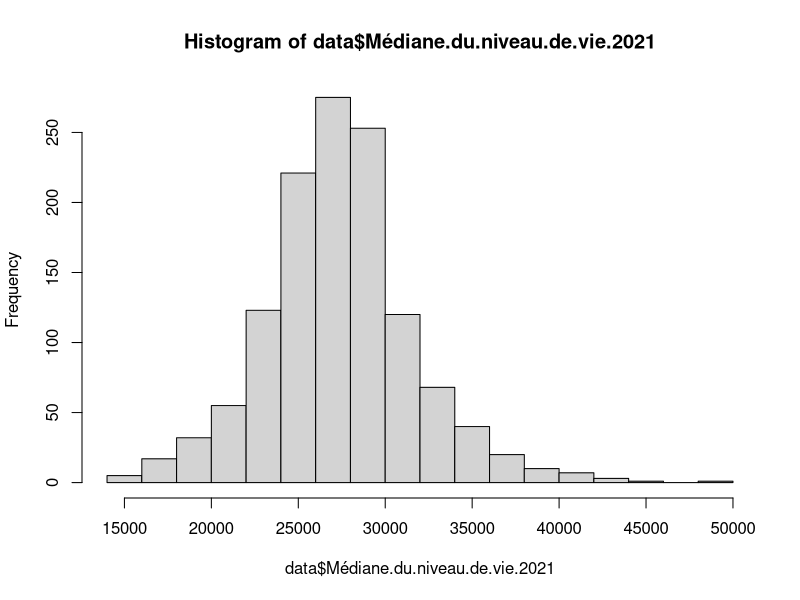
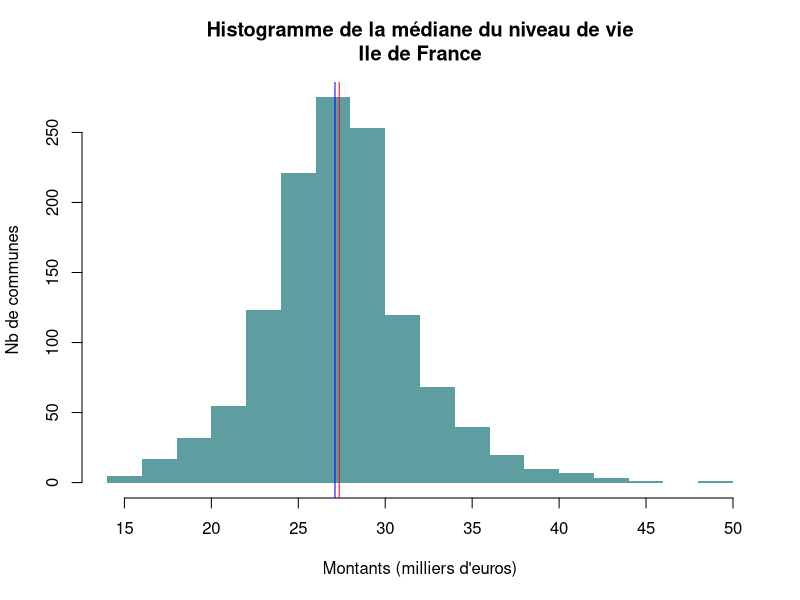
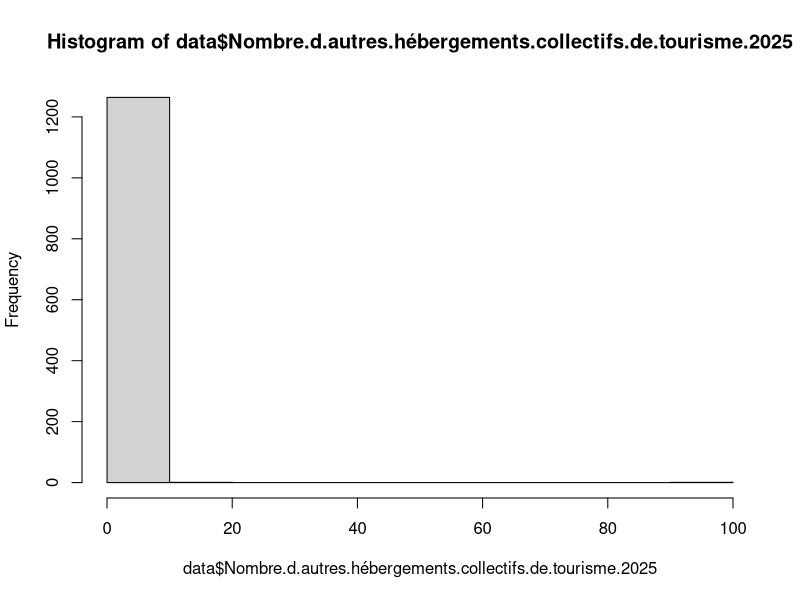
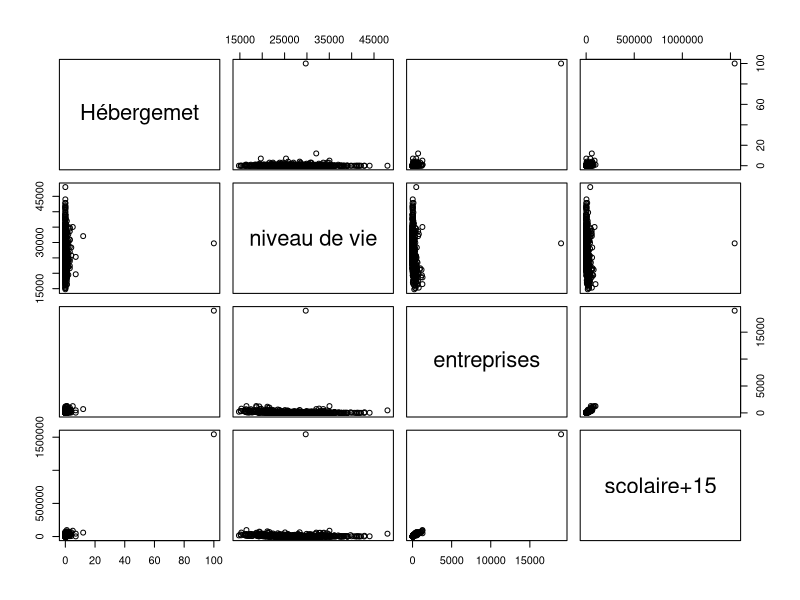
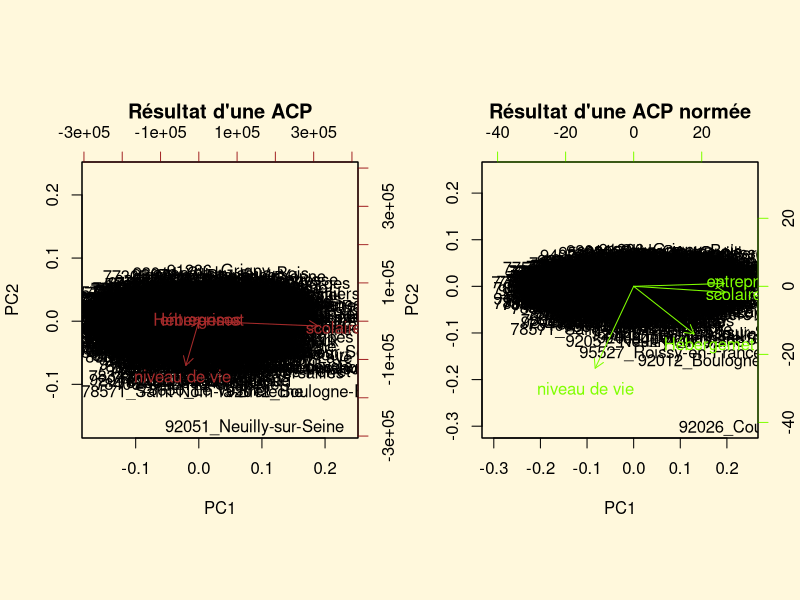
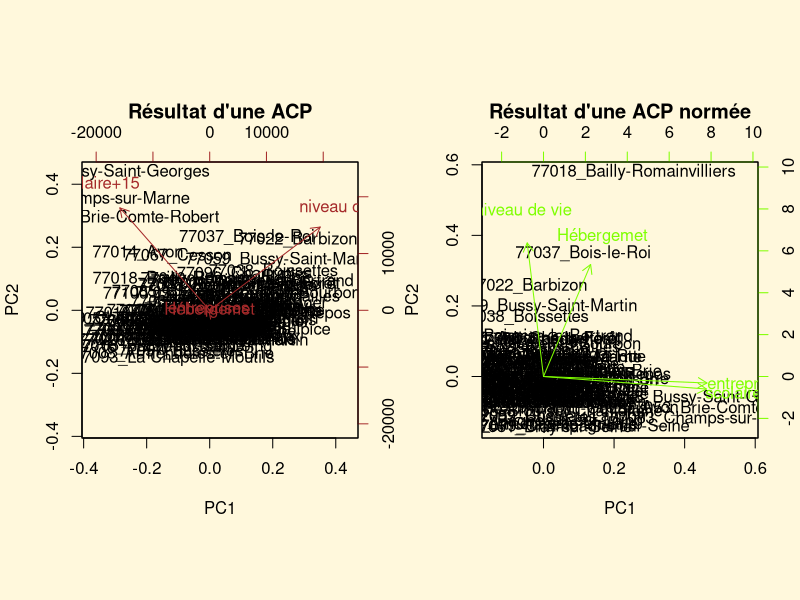
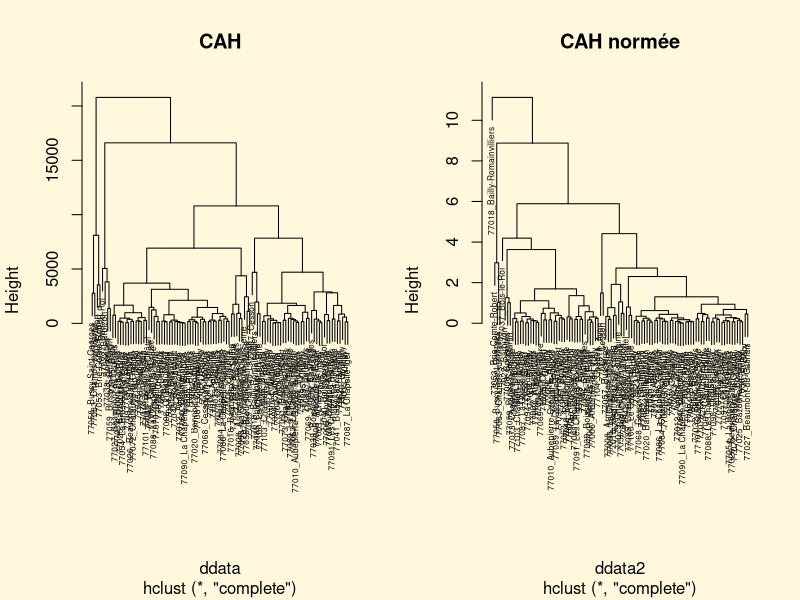
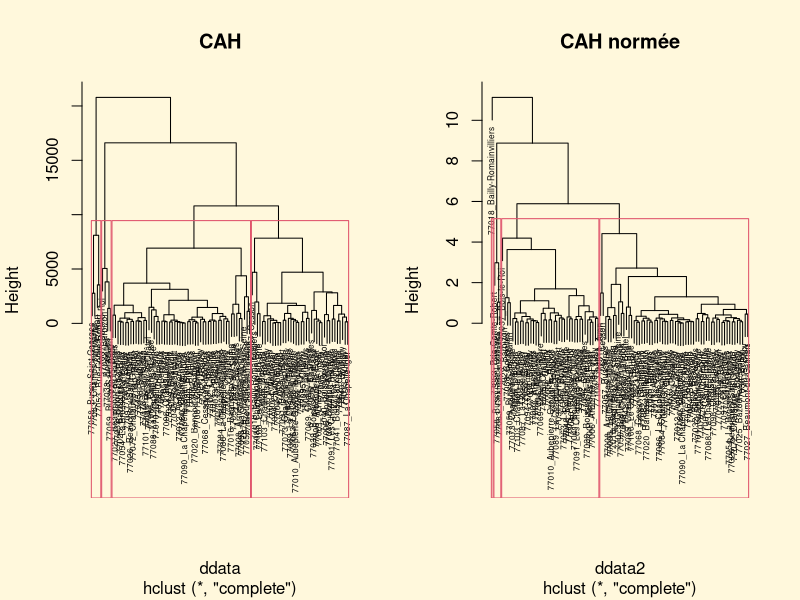

Reproduce these figures in R, in order.
## ---- chunk 1
knitr::opts_chunk$set(eval  = TRUE)
knitr::opts_chunk$set(echo  = TRUE)
knitr::opts_chunk$set(warning  = FALSE)
## ---- chunk 2
data <- read.csv("data/baseDM.csv")
# 1 seule variable, pb séparateur on passe en csv2
data <- read.csv2("data/baseDM.csv")
summary(data)
# pb titre colonne
data <- read.csv2("data/baseDM.csv", skip = 3)
# chiffres non reconnus. Quel est le séparateur ?
# éventuellement une valeur NA (not available) notamment si on charge des données dpt avec Mayotte
data <- read.csv2("data/baseDM.csv", skip = 3, na.strings = "N/A - secret statistique")
## ---- chunk 3
hist(data$Médiane.du.niveau.de.vie.2021)
# avec un peu de mise en forme
hist(data$Médiane.du.niveau.de.vie.2021/1000, main = "Histogramme de la médiane du niveau de vie\nIle de France", xlab = "Montants (milliers d'euros)", ylab = "Nb de communes", border = NA, col = "cadetblue")
# affichage médiane / moyenne
abline(v=mean(data$Médiane.du.niveau.de.vie.2021, na.rm = T)/1000, col="red")
abline (v=median(data$Médiane.du.niveau.de.vie.2021, na.rm = T)/1000, col="blue")
## ---- chunk 4
summary(data$Nombre.d.autres.hébergements.collectifs.de.tourisme.2025)
hist(data$Nombre.d.autres.hébergements.collectifs.de.tourisme.2025)
table(data$Code,data$Nombre.d.autres.hébergements.collectifs.de.tourisme.2025)
table(data$Code, data$Unités.légales.dans.construction..en.nombre..2023)
## ---- chunk 5
summary(data$Unités.légales.dans.construction..en.nombre..2023)
# cut 5 50 500
data$batiment [data$Unités.légales.dans.construction..en.nombre..2023 < 5] <- "Petit"
data$batiment [data$Unités.légales.dans.construction..en.nombre..2023 > 5 &  data$Unités.légales.dans.construction..en.nombre..2023 < 50] <- "Moyen"
data$batiment [data$Unités.légales.dans.construction..en.nombre..2023 > 49] <- "grand"
# ou bcp plus simple
data$categorie <- cut(data$Unités.légales.dans.construction..en.nombre..2023, breaks = c(0,50,500,5000,20000))
data$dpt <- substring(data$Code,1,2)
table(data$dpt,data$batiment)
table(data$dpt,data$categorie)
## ---- chunk 6
#row.names (data) <- data$Libellé
data$etik <- paste0(data$Code,"_", data$Libellé)
row.names (data) <- data$etik
data <- data [,c(3:6)]
names(data) <- c("Hébergemet", "niveau de vie", "entreprises", "scolaire+15")
# on enlève les NA
data <- na.omit(data)
## ---- chunk 7
summary(data)
# ordres de grandeur
round(cor(data),1)
# relations (numériques)
pairs(data)
# relations (graphiques)
## ---- chunk 8
data <- data [-1,]
## ---- chunk 9
res <- prcomp(data, scale. = F)
# ACP normée
res2 <- prcomp(data, scale. = T)
## ---- chunk 10
par(mfrow=c(1,2), bg="cornsilk")
biplot(res, main= "Résultat d'une ACP", col=c("black", "brown"))
biplot(res2, main= "Résultat d'une ACP normée", col= c("black", "chartreuse"))

## ---- chunk 11
data <- data [c(1:100),]
## ---- chunk 12
res <- prcomp(data, scale. = F)
# ACP normée
res2 <- prcomp(data, scale. = T)
## ---- chunk 13
par(mfrow=c(1,2), bg="cornsilk")
biplot(res, main= "Résultat d'une ACP", col=c("black", "brown"))
biplot(res2, main= "Résultat d'une ACP normée", col= c("black", "chartreuse"))

## ---- chunk 14
par(mfrow=c(1,2))
# matrice des distances
ddata <- dist(data)
cah <- hclust(ddata)
plot(cah, cex=0.5, main = "CAH")
# normée
data2 <- scale(data, center = T, scale = T)
ddata2 <- dist(data2)
cah2 <- hclust(ddata2)
plot(cah2, cex=0.5, main = "CAH normée")
## ---- chunk 15
par(mfrow=c(1,2))
plot(cah,  cex=0.5,  main = "CAH")
rect.hclust(cah,k=4)
groupes.cah <- cutree(cah,k=4)
# normée
plot(cah2, cex=0.5, main = "CAH normée")
rect.hclust(cah2,k=4)
groupes.cah2 <- cutree(cah2,k=4)
